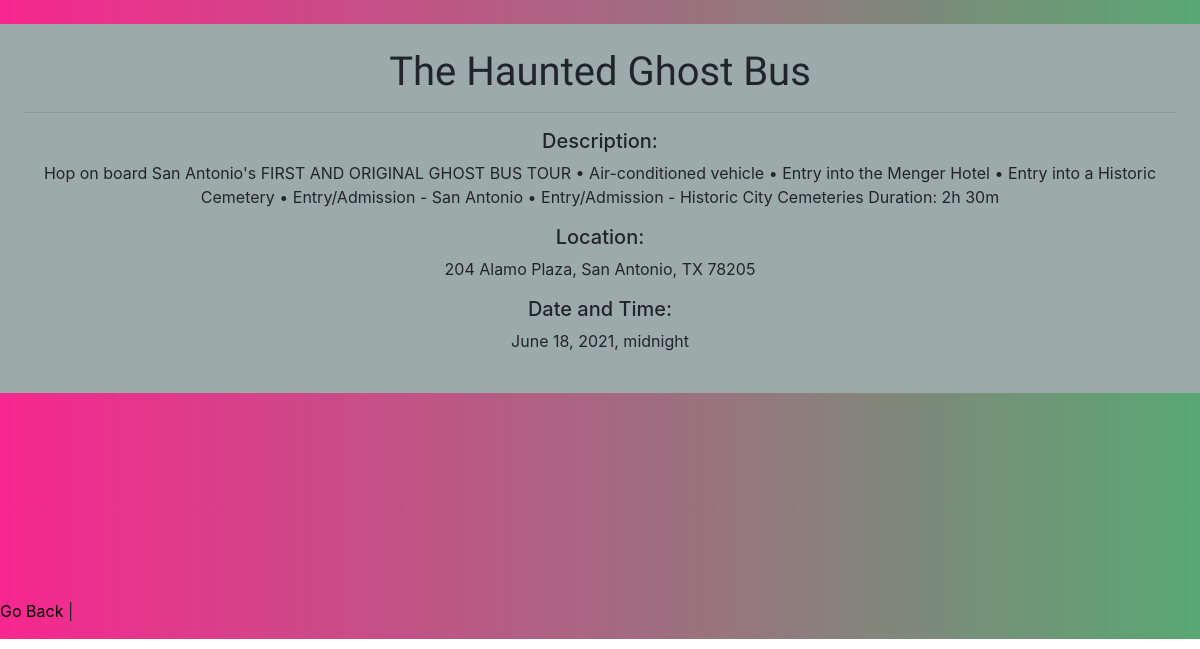
The page /one_event/29 (signed in) on the database its author committed.
### schedule_app/models.py (models this page shows, shortened)
class Event(models.Model):
    title = models.CharField(max_length=255)
    description = models.CharField(max_length=255)
    location = models.CharField(max_length=100)
    date_time = models.DateTimeField('01-02-2021')
    user_likes = models.ManyToManyField(User, related_name='liked_events')
    user = models.ForeignKey(
        User, related_name='schedules', on_delete=models.CASCADE)

### schedule_app/views.py (the view)
# urls.py: path('one_event/<int:id>', views.one_event),
def one_event(request, id):
    if "user_id" not in request.session:
        return redirect('/')
    one_event = Event.objects.get(id=id)
    context = {
        'event': one_event
    }
    return render(request, "event.html", context)

### schedule_app/templates/event.html (shortened to what this page needs)
<!DOCTYPE html>
<html lang="en">
  <head>
    <link
      rel="stylesheet"
      href="https://cdn.jsdelivr.net/npm/bootstrap@4.6.0/dist/css/bootstrap.min.css"
    />
    {% load static %}
    <link rel="stylesheet" href="{% static 'styles.css'%}" />
  </head>
  <body>
    <br />
    <div id="w3-sm">
    <div class="w3-container p-4" style="background: rgb(157, 170, 170)">
        <div class="inner-sm">
            <h3 class="font-effect-fire">{{ event.title }}</h3>
      <hr>
            <h5>Description:</h5>
            <p>{{ event.description }}</p>
            <h5>Location:</h5>
            <p>{{ event.location }}</p>
            <h5>Date and Time:</h5>
            <p>{{ event.date_time }}</p>
        </div>
    </div>
    <div class="lower">
        <iframe class="map-sm" width="350"  height="200" frameborder="0" style="border:0"  src="https://www.google.com/maps/embed/v1/place?key=AIzaSyD5yitrheqc5MQbu2iS3bY6ut7mo4asqT4&q={{event.location}}" allowfullscreen>
        </iframe>
    </div>
    <a href="/welcome" style="color: black">Go Back</a> |
  </body>
</html>

### schedule_app/static/styles.css (style rules this page uses)
body { background: #f79327; background: linear-gradient(to right, #f7278f, #58a873); background-repeat: no-repeat; background-size: cover; width: 100%; height: 100%; }
.inner-sm, .lead-md { text-align: center; }
h3 { font-family: "Sofia", sans-serif; font-size: 40px; }
#w3-sm { border-radius: 25px; justify-content: center; }

### rows shown on the page
Event: title "The Haunted Ghost Bus", description "Hop on board San Antonio's FIRST AND ORIGINAL GHOST BUS TOUR • Air-conditioned vehicle • Entry into the Menger Hotel • Entry into a Historic Cemetery • Entry/Admission - San Antonio • Entry/Admission - Historic City Cemeteries Duration: 2h 30m", location "204 Alamo Plaza, San Antonio, TX 78205", date_time "June 18, 2021, midnight"
